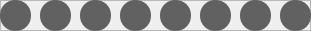
       <widget class="QFrame" name="frameGr6">
        <property name="geometry">
         <rect>
          <x>0</x>
          <y>200</y>
          <width>311</width>
          <height>31</height>
         </rect>
        </property>
        <property name="frameShape">
         <enum>QFrame::StyledPanel</enum>
        </property>
        <property name="frameShadow">
         <enum>QFrame::Raised</enum>
        </property>
        <widget class="QTextEdit" name="G61">
         <property name="geometry">
          <rect>
           <x>0</x>
           <y>0</y>
           <width>31</width>
           <height>31</height>
          </rect>
         </property>
         <property name="cursor" stdset="0">
          <cursorShape>ArrowCursor</cursorShape>
         </property>
         <property name="styleSheet">
          <string notr="true">background-color: rgb(97, 97, 97);
border-radius:15px;</string>
         </property>
         <property name="readOnly">
          <bool>true</bool>
         </property>
        </widget>
        <widget class="QTextEdit" name="G62">
         <property name="geometry">
          <rect>
           <x>40</x>
           <y>0</y>
           <width>31</width>
           <height>31</height>
          </rect>
         </property>
         <property name="cursor" stdset="0">
          <cursorShape>ArrowCursor</cursorShape>
         </property>
         <property name="styleSheet">
          <string notr="true">background-color: rgb(97, 97, 97);
border-radius:15px;</string>
         </property>
         <property name="readOnly">
          <bool>true</bool>
         </property>
        </widget>
        <widget class="QTextEdit" name="G63">
         <property name="geometry">
          <rect>
           <x>80</x>
           <y>0</y>
           <width>31</width>
           <height>31</height>
          </rect>
         </property>
         <property name="cursor" stdset="0">
          <cursorShape>ArrowCursor</cursorShape>
         </property>
         <property name="styleSheet">
          <string notr="true">background-color: rgb(97, 97, 97);
border-radius:15px;</string>
         </property>
         <property name="readOnly">
          <bool>true</bool>
         </property>
        </widget>
        <widget class="QTextEdit" name="G64">
         <property name="geometry">
          <rect>
           <x>120</x>
           <y>0</y>
           <width>31</width>
           <height>31</height>
          </rect>
         </property>
         <property name="cursor" stdset="0">
          <cursorShape>ArrowCursor</cursorShape>
         </property>
         <property name="styleSheet">
          <string notr="true">background-color: rgb(97, 97, 97);
border-radius:15px;</string>
         </property>
         <property name="readOnly">
          <bool>true</bool>
         </property>
        </widget>
        <widget class="QTextEdit" name="G65">
         <property name="geometry">
          <rect>
           <x>160</x>
           <y>0</y>
           <width>31</width>
           <height>31</height>
          </rect>
         </property>
         <property name="cursor" stdset="0">
          <cursorShape>ArrowCursor</cursorShape>
         </property>
         <property name="styleSheet">
          <string notr="true">background-color: rgb(97, 97, 97);
border-radius:15px;</string>
         </property>
         <property name="readOnly">
          <bool>true</bool>
         </property>
        </widget>
        <widget class="QTextEdit" name="G66">
         <property name="geometry">
          <rect>
           <x>200</x>
           <y>0</y>
           <width>31</width>
           <height>31</height>
          </rect>
         </property>
         <property name="cursor" stdset="0">
          <cursorShape>ArrowCursor</cursorShape>
         </property>
         <property name="styleSheet">
          <string notr="true">background-color: rgb(97, 97, 97);
border-radius:15px;</string>
         </property>
         <property name="readOnly">
          <bool>true</bool>
         </property>
        </widget>
        <widget class="QTextEdit" name="G67">
         <property name="geometry">
          <rect>
           <x>240</x>
           <y>0</y>
           <width>31</width>
           <height>31</height>
          </rect>
         </property>
         <property name="cursor" stdset="0">
          <cursorShape>ArrowCursor</cursorShape>
         </property>
         <property name="styleSheet">
          <string notr="true">background-color: rgb(97, 97, 97);
border-radius:15px;</string>
         </property>
         <property name="readOnly">
          <bool>true</bool>
         </property>
        </widget>
        <widget class="QTextEdit" name="G68">
         <property name="geometry">
          <rect>
           <x>280</x>
           <y>0</y>
           <width>31</width>
           <height>31</height>
          </rect>
         </property>
         <property name="cursor" stdset="0">
          <cursorShape>ArrowCursor</cursorShape>
         </property>
         <property name="styleSheet">
          <string notr="true">background-color: rgb(97, 97, 97);
border-radius:15px;</string>
         </property>
         <property name="readOnly">
          <bool>true</bool>
         </property>
        </widget>
       </widget>
